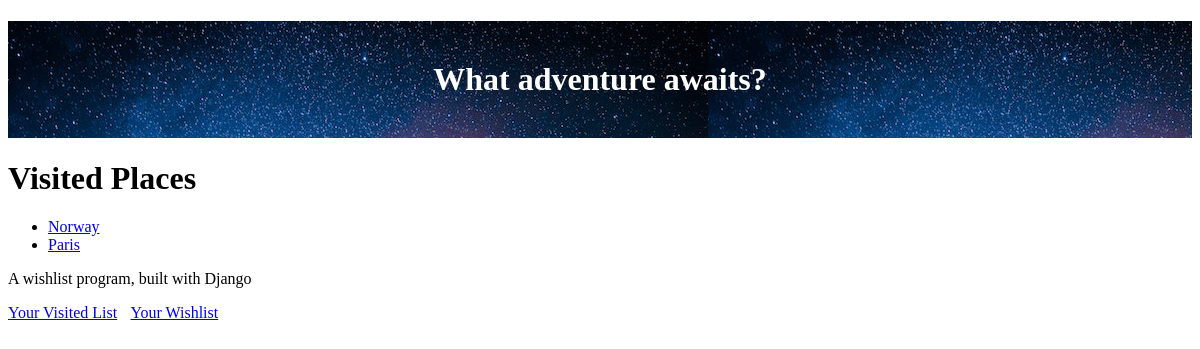
The page /visited (signed in) on the database as committed earlier.
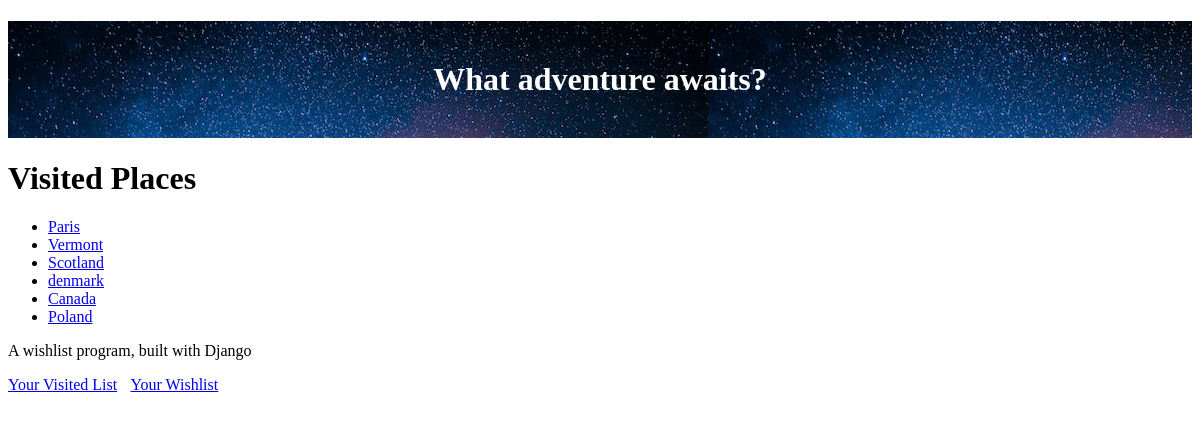
The same page on the database as committed later.
### travel_wishlist/models.py (models this page shows, shortened)
class Place(models.Model):
    user = models.ForeignKey('auth.User', null=False, on_delete=models.CASCADE)
    name = models.CharField(max_length=200)#Max length of title
    visited = models.BooleanField(default=False)#True/False field
    notes = models.TextField(blank=True, null=True)
    date_visited = models.DateField(blank=True, null=True)
    photo = models.ImageField(upload_to='user_images/', blank=True, null=True)

### travel_wishlist/views.py (the view)
# urls.py: path('visited', views.places_visited, name='places_visited'),#creates /places_visited url
@login_required
def places_visited(request):
    visited = Place.objects.filter(visited = True)
    return render(request,'travel_wishlist/visited.html', {'visited': visited})

### travel_wishlist/templates/travel_wishlist/visited.html
{% extends 'travel_wishlist/base.html' %}
{% block content %}
<h1>Visited Places</h1>
{% if visited %}
<ul>
    {% for place in visited %}
        <li>
            <a href="{% url 'place_details' place.id %}">{{ place.name }}</a>
        </li>
    {% endfor %}
</ul>
{% else %}
<p>You have not visited any places yet.</p>
{% endif %}
{% endblock %}

Rows that differ between the two databases and show on the page:
removed Place: name "Norway"
now on this page (row edited): Place: name "Vermont"
now on this page (row edited): Place: name "Scotland"
added Place: name "denmark"
added Place: name "Canada"
added Place: name "Poland"
